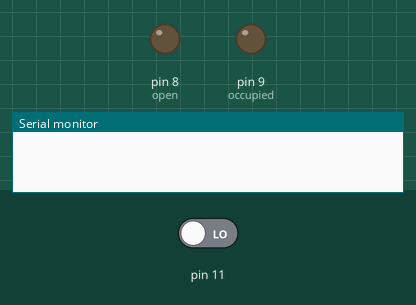
Simulated run of this sketch. Board: Arduino Uno, built with avr-gcc and run on an emulated ATmega328P. Shown: output pins drawn as LEDs (lit = HIGH), the last lines printed to the serial monitor. The test bench sets the inputs (shaded band); at power-on: pin 11 LOW.

Above: at 1.2 s.
1.3 s: pin 11 driven HIGH
At 1.9 s:
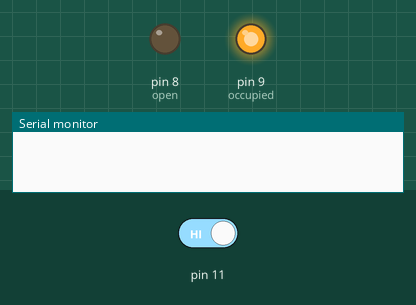
2.8 s: pin 11 driven LOW
At 8.1 s:
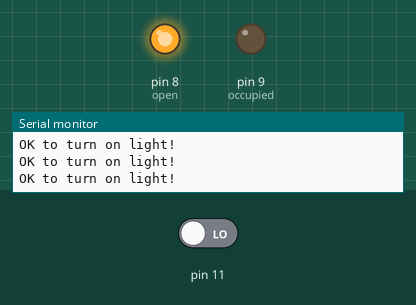
Timing chart, 0 to 9.6 s (numbered marks = the images above; inputs shaded):
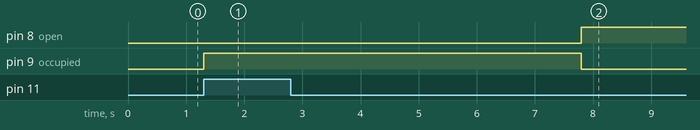

Measured:
- after the input at 1.3 s, pin 9 (occupied): LOW → HIGH at once
- after the input at 2.8 s, pin 8 (open): LOW → HIGH after 5.0 s; pin 9 (occupied): HIGH → LOW after 5.0 s

The sketch:

bathroom.ino
```cpp
unsigned long offTime;
bool lastStatus;
long delayTime = 5000;


void setup() {
  pinMode(11, INPUT);
  pinMode(8, OUTPUT); //open
  pinMode(9, OUTPUT); // occupied
  Serial.begin(9600);


}

void loop() {
  if (digitalRead(11) == HIGH) {
    digitalWrite(8, LOW);
    digitalWrite(9, HIGH);
    lastStatus = true;
  }
  else {
    if (lastStatus == true) {
      Serial.println("OFF!");
      offTime = millis();
      lastStatus = false;
    }
    if (abs(millis() - offTime) > delayTime) {
      Serial.println("OK to turn on light!");
      digitalWrite(8, HIGH);
      digitalWrite(9, LOW);
    }
  }
}
```
